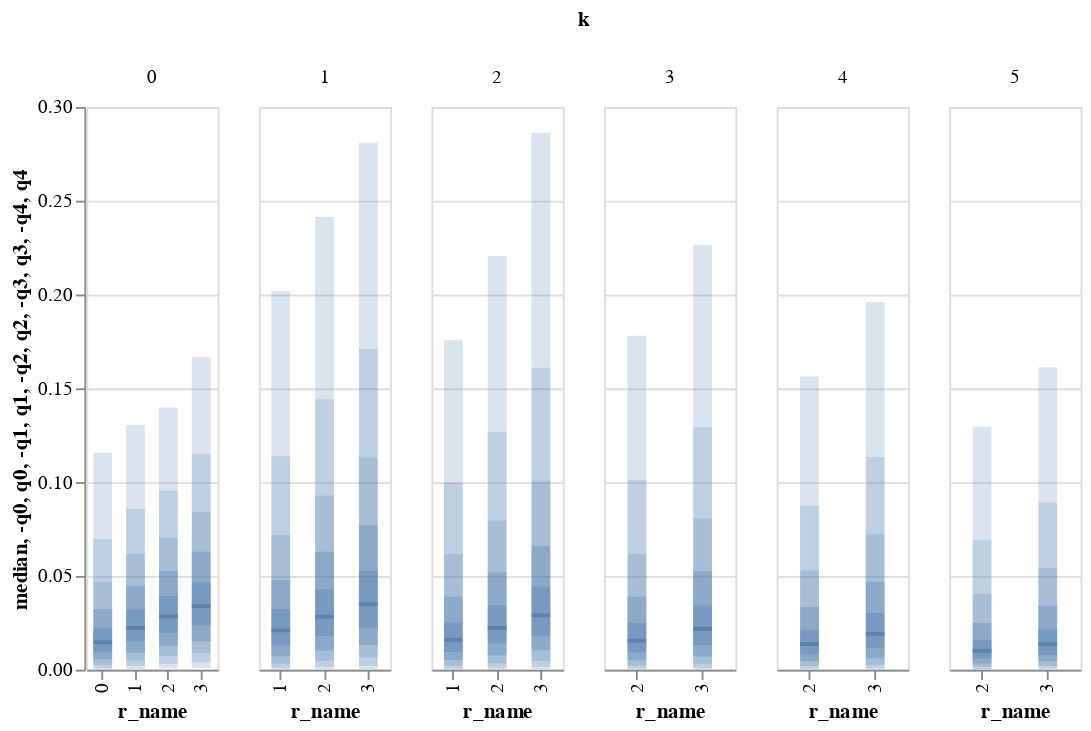

The notebook cell this image was saved under:
### Code cell
base.plot_weights_dist(weights)

### Figure 1 — Vega-Lite specification as saved in the notebook (floating-point values rounded to 4 significant figures)
{"config": {"view": {"continuousWidth": 400, "continuousHeight": 300}}, "data": {"name": "data-04a9607f32d0835121ce447f04ba1d30"}, "facet": {"column": {"type": "quantitative", "field": "k"}}, "spec": {"layer": [{"mark": {"type": "tick", "thickness": 2, "width": 10, "xOffset": 0}, "encoding": {"x": {"type": "nominal", "field": "r_name"}, "y": {"type": "quantitative", "field": "median"}}, "selection": {"selector006": {"type": "interval", "bind": "scales", "encodings": ["y"]}}, "width": 70}, {"mark": {"type": "bar", "opacity": 0.2, "width": 10, "xOffset": 0}, "encoding": {"x": {"type": "nominal", "field": "r_name"}, "y": {"type": "quantitative", "field": "-q0"}, "y2": {"field": "q0"}}, "width": 70}, {"mark": {"type": "bar", "opacity": 0.2, "width": 10, "xOffset": 0}, "encoding": {"x": {"type": "nominal", "field": "r_name"}, "y": {"type": "quantitative", "field": "-q1"}, "y2": {"field": "q1"}}, "width": 70}, {"mark": {"type": "bar", "opacity": 0.2, "width": 10, "xOffset": 0}, "encoding": {"x": {"type": "nominal", "field": "r_name"}, "y": {"type": "quantitative", "field": "-q2"}, "y2": {"field": "q2"}}, "width": 70}, {"mark": {"type": "bar", "opacity": 0.3, "width": 10, "xOffset": 0}, "encoding": {"x": {"type": "nominal", "field": "r_name"}, "y": {"type": "quantitative", "field": "-q3"}, "y2": {"field": "q3"}}, "width": 70}, {"mark": {"type": "bar", "opacity": 0.3, "width": 10, "xOffset": 0}, "encoding": {"x": {"type": "nominal", "field": "r_name"}, "y": {"type": "quantitative", "field": "-q4"}, "y2": {"field": "q4"}}, "width": 70}]}, "resolve": {"scale": {"x": "independent"}}, "$schema": "https://vega.github.io/schema/vega-lite/v4.8.1.json", "datasets": {"data-04a9607f32d0835121ce447f04ba1d30": [{"r_name": 0, "k": 0, "r": 0, "name": "k=0 r=0", "median": 0.01473, "q0": 0.1157, "-q0": 0.0001623, "q1": 0.06967, "-q1": 0.0009246, "q2": 0.04683, "-q2": 0.00266, "q3": 0.03232, "-q3": 0.005446, "q4": 0.02211, "-q4": 0.009366}, {"r_name": 1, "k": 0, "r": 1, "name": "k=0 r=1", "median": 0.02232, "q0": 0.1305, "-q0": 0.000377, "q1": 0.0859, "-q1": 0.001996, "q2": 0.06157, "-q2": 0.004955, "q3": 0.04453, "-q3": 0.009227, "q4": 0.03213, "-q4": 0.01498}, {"r_name": 2, "k": 0, "r": 2, "name": "k=0 r=2", "median": 0.02844, "q0": 0.1398, "-q0": 0.0006837, "q1": 0.09558, "-q1": 0.00312, "q2": 0.0704, "-q2": 0.007189, "q3": 0.05269, "-q3": 0.01261, "q4": 0.03927, "-q4": 0.01963}, {"r_name": 3, "k": 0, "r": 3, "name": "k=0 r=3", "median": 0.03391, "q0": 0.1667, "-q0": 0.0009025, "q1": 0.1149, "-q1": 0.003944, "q2": 0.08408, "-q2": 0.008739, "q3": 0.06285, "-q3": 0.01516, "q4": 0.04674, "-q4": 0.02363}, {"r_name": 1, "k": 1, "r": 1, "name": "k=1 r=1", "median": 0.02096, "q0": 0.2018, "-q0": 0.0001644, "q1": 0.1138, "-q1": 0.0009834, "q2": 0.07194, "-q2": 0.003205, "q3": 0.04783, "-q3": 0.007148, "q4": 0.03228, "-q4": 0.01286}, {"r_name": 2, "k": 1, "r": 2, "name": "k=1 r=2", "median": 0.02837, "q0": 0.2413, "-q0": 0.000249, "q1": 0.1442, "-q1": 0.001519, "q2": 0.09285, "-q2": 0.004846, "q3": 0.06292, "-q3": 0.01027, "q4": 0.04292, "-q4": 0.01794}, {"r_name": 3, "k": 1, "r": 3, "name": "k=1 r=3", "median": 0.03483, "q0": 0.2809, "-q0": 0.0003205, "q1": 0.171, "-q1": 0.002013, "q2": 0.1132, "-q2": 0.006459, "q3": 0.077, "-q3": 0.01313, "q4": 0.05276, "-q4": 0.02215}, {"r_name": 1, "k": 2, "r": 1, "name": "k=2 r=1", "median": 0.01591, "q0": 0.1756, "-q0": 0.0001078, "q1": 0.09977, "-q1": 0.0006646, "q2": 0.06164, "-q2": 0.002269, "q3": 0.039, "-q3": 0.005125, "q4": 0.02518, "-q4": 0.009469}, {"r_name": 2, "k": 2, "r": 2, "name": "k=2 r=2", "median": 0.02237, "q0": 0.2206, "-q0": 0.0001597, "q1": 0.1268, "-q1": 0.001019, "q2": 0.07956, "-q2": 0.003454, "q3": 0.05202, "-q3": 0.007742, "q4": 0.03432, "-q4": 0.01398}, {"r_name": 3, "k": 2, "r": 3, "name": "k=2 r=3", "median": 0.029, "q0": 0.2861, "-q0": 0.0002182, "q1": 0.161, "-q1": 0.001404, "q2": 0.1004, "-q2": 0.004706, "q3": 0.06602, "-q3": 0.01042, "q4": 0.04433, "-q4": 0.01816}, {"r_name": 2, "k": 3, "r": 2, "name": "k=3 r=2", "median": 0.01554, "q0": 0.178, "-q0": 0.0001039, "q1": 0.1011, "-q1": 0.000668, "q2": 0.06162, "-q2": 0.002258, "q3": 0.03906, "-q3": 0.005054, "q4": 0.02485, "-q4": 0.009247}, {"r_name": 3, "k": 3, "r": 3, "name": "k=3 r=3", "median": 0.02177, "q0": 0.2264, "-q0": 0.0001383, "q1": 0.1294, "-q1": 0.000885, "q2": 0.08064, "-q2": 0.003094, "q3": 0.05255, "-q3": 0.007078, "q4": 0.03421, "-q4": 0.01303}, {"r_name": 2, "k": 4, "r": 2, "name": "k=4 r=2", "median": 0.0136, "q0": 0.1563, "-q0": 9.457e-05, "q1": 0.08748, "-q1": 0.0005899, "q2": 0.05294, "-q2": 0.001982, "q3": 0.03347, "-q3": 0.004519, "q4": 0.02137, "-q4": 0.00827}, {"r_name": 3, "k": 4, "r": 3, "name": "k=4 r=3", "median": 0.01915, "q0": 0.1961, "-q0": 0.0001326, "q1": 0.1134, "-q1": 0.00079, "q2": 0.07218, "-q2": 0.002658, "q3": 0.04695, "-q3": 0.006174, "q4": 0.03026, "-q4": 0.01143}, {"r_name": 2, "k": 5, "r": 2, "name": "k=5 r=2", "median": 0.01005, "q0": 0.1295, "-q0": 5.618e-05, "q1": 0.06905, "-q1": 0.0004091, "q2": 0.04019, "-q2": 0.001442, "q3": 0.02489, "-q3": 0.003283, "q4": 0.01594, "-q4": 0.006022}, {"r_name": 3, "k": 5, "r": 3, "name": "k=5 r=3", "median": 0.0135, "q0": 0.1613, "-q0": 9.569e-05, "q1": 0.08919, "-q1": 0.0005957, "q2": 0.05425, "-q2": 0.001925, "q3": 0.03402, "-q3": 0.004383, "q4": 0.02143, "-q4": 0.008018}]}}
